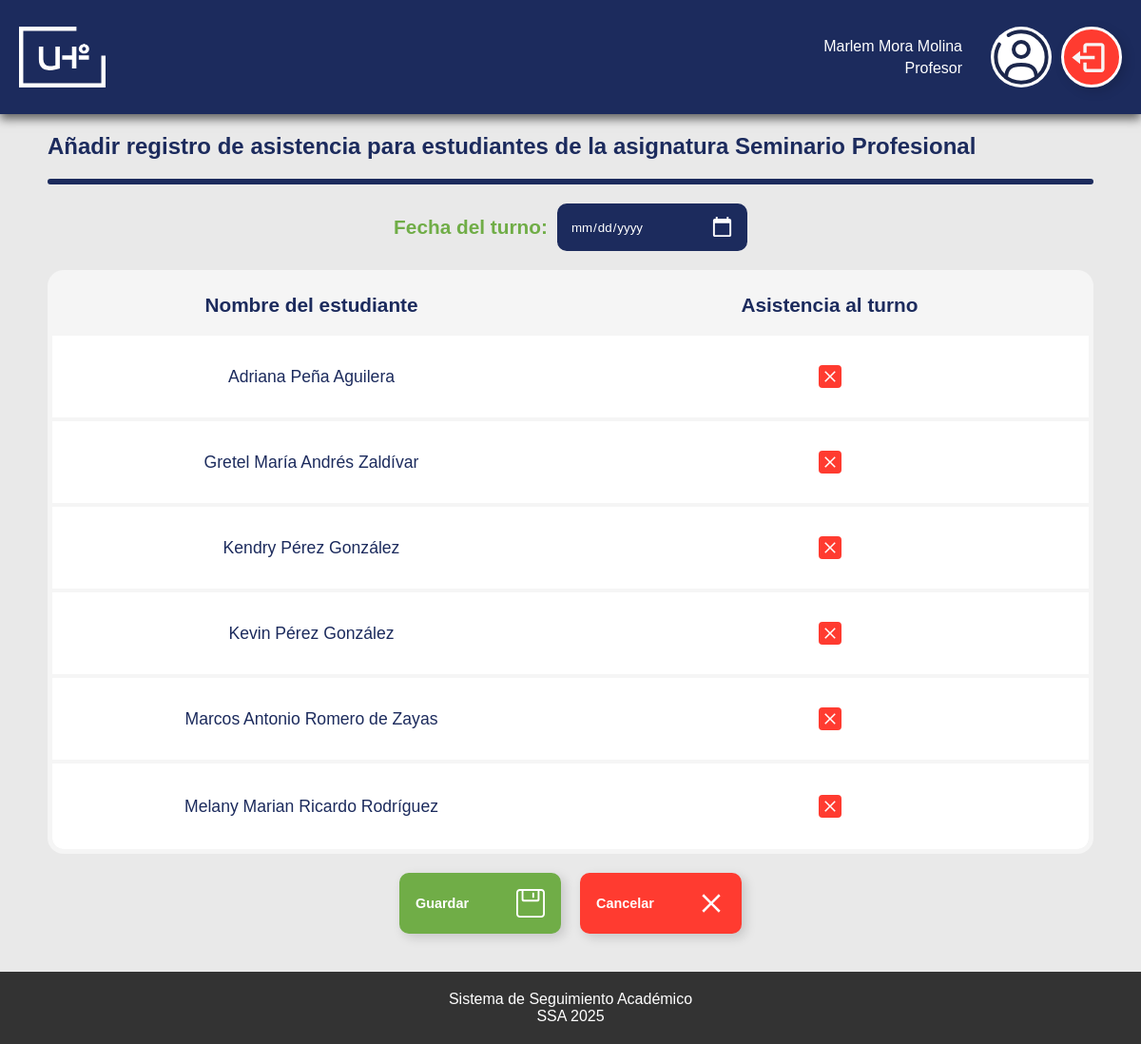
Page /professor/attendance/2 (signed in) on the committed database.
### academico_app/models.py (models this page shows, shortened)
class User(AbstractBaseUser):
    username = models.CharField(max_length=150, unique=True, db_index=True)
    first_name = models.CharField(max_length=150)
    last_name = models.CharField(max_length=150)
    is_active = models.BooleanField(default=True)
    is_admin = models.BooleanField(default=False)
    USERNAME_FIELD = 'username'
    REQUIRED_FIELDS = ['first_name', 'last_name']
    objects = UserManager()
    def is_professor(self):
        return hasattr(self, 'professor')
    def get_full_name(self):
        return f"{self.first_name} {self.last_name}".strip()

class Subject(models.Model):
    name = models.CharField(max_length=50)
    career = models.ForeignKey(Career, on_delete=models.CASCADE, related_name='career_subject')
    year = models.IntegerField(
        validators=[
            MinValueValidator(1, message="El año escolar no puede ser menor a 1."),
            MaxValueValidator(4, message="El año escolar no puede ser mayor a 4.")
        ],
    )
    completed = models.BooleanField(default=False)
    professor = models.ForeignKey(Professor, on_delete=models.SET_NULL, null=True, blank=True, related_name='professor_subject')

class Student(models.Model):
    user = models.OneToOneField(User, on_delete=models.CASCADE, related_name='student')
    career = models.ForeignKey('Career', on_delete=models.CASCADE, related_name='students')
    academic_year = models.IntegerField(
        validators=[
            MinValueValidator(1, message="El año escolar no puede ser menor a 1."),
            MaxValueValidator(4, message="El año escolar no puede ser mayor a 4.")
        ],
    )

### academico_app/views.py (the view, shortened to what this page needs)
# urls.py: path('professor/attendance/<int:subject_id>', views.register_attendance, name='register_attendance'),
@login_required
@professor_required
def register_attendance(request: HttpRequest, subject_id: int):
    professor = request.user.professor
    subject = get_object_or_404(Subject, id=subject_id, professor=professor)
    students = Student.objects.filter(
        career=subject.career,
        academic_year=subject.year
    )
    context = {
        'students': students,
        'subject': subject,
    }
    return render(request, 'professor/register_attendance.html', context)

### templates/professor/register_attendance.html (shortened to what this page needs)
{% extends 'base.html' %}
{% load static %}
{% block head_scripts %}
    <link rel="stylesheet" href="{% static 'css/professor/register_attendance.css' %}">
{% endblock %}
{% block content %}
    <div class="page-container">
        <div class="page-header">
            <div class="header-text">
                <h2 class="title">Añadir registro de asistencia para estudiantes de la asignatura {{ subject.name }} </h2>
                <hr class="custom-hr">
            </div>
        </div>
        <form method="post" action="{% url 'register_attendance' subject.id %}" id="form-action">
            <div class="date-picker">
                <label for="session_date" id="session_date_label">Fecha del turno:</label>
                <input type="date" id="session_date" name="session_date">
            </div>
            <div class="table-container">
                <table class="table">
                    <thead>
                        <tr>
                            <th>Nombre del estudiante</th>
                            <th class="no-border">Asistencia al turno</th>
                        </tr>
                    </thead>
                    <tbody>
                        {% for student in students %}
                            <tr>
                                <td>{{ student.user.get_full_name }} </td>
                                <td class="no-border">
                                    <label class="checkbox-container">
                                        <span class="checkmark"></span>
                                    </label>
                                </td>
                            </tr>
                        {% endfor %}
                    </tbody>
                </table>
            </div>
            <div class="button-group">
                <button type="button" class="btn btn-icon" id="submit-button">
                    Guardar
                    <img src="{% static 'images/icons/save.svg' %}" class="icon">
                </button>
                <button type="button" class="btn btn-icon" id="cancel-button">
                    Cancelar
                    <img src="{% static 'images/icons/cancel.svg' %}" class="icon">
                </button>
            </div>
        </form>
    </div>
{% endblock %}

### templates/base.html (shortened to what this page needs)
{% load static %}
<!DOCTYPE html>
<html lang="en">
<head>
    <link rel="stylesheet" href="{% static 'css/global.css' %}?v=2.0">
    <link rel="stylesheet" href="{% static 'css/base.css' %}?v=1.0">
    {% block head_scripts %}
    {% endblock %}
</head>
<body>
    <nav class="shadow nav-bar">
        {% block nav %}
        <a class="logo" href="{% if user.is_professor %}{% url 'professor_dashboard' %}{% elif user.is_student %}{% url 'student_dashboard' %}{% endif %}">
            <img src="{% static 'images/logos/UHO Short White.svg' %}"
                    alt="Logo UHo"/>
        </a>
        {% if user.is_authenticated %}
        <div class="user-info">
            <p class="user-name">{{ user.first_name }} {{ user.last_name }}</p>
            {% if user.is_professor %}
            <span class="user-rol">Profesor</span>
            {% elif user.is_student %}
            <span class="user-rol">Estudiante</span>
            {% endif %}
        </div>
        <div class="user-icon-container fadeOpen">
            <img src="{% static 'images/icons/user-icon.svg' %}" alt="Ícono de usuario" class="user-icon">
        </div>
        <div class="logout-button btn">
            <button onclick="openModal()"></button>
        </div>
        {% endif %}
        {% endblock %}
    </nav>
    <main>
        {% block content %}
        {% endblock %}
    </main>
    <footer>
        {% block footer %}
        <p>Sistema de Seguimiento Académico</p>
        <p>SSA 2025</p>
        {% endblock %}
    </footer>
</body>
</html>

### static/css/global.css (style rules this page uses)
.shadow { box-shadow: 0px 5px 10px 0px #00000099; }
.btn { cursor: pointer; transition: transform 0.3s ease; animation: fadeOpen 0.3s ease-in-out; background-repeat: no-repeat; background-position: right 10px center; background-size: 15%; box-shadow: 4px 4px 12px rgba(0, 0, 0, 0.15); }
.btn-icon { width: 170px; color: white; font-weight: 900; font-size: 0.9em; text-align: left; border-radius: 10px; border-style: solid; padding: 15px; display: flex; align-items: center; justify-content: space-between; border-color: transparent; gap: 5px; }
.title { font-weight: 900; color: var(--university-blue-color); }
.custom-hr { border: 3px solid var(--university-blue-color); margin: 20px auto; border-radius: 10px; }
.icon { height: 30px; }
.fadeOpen { animation: fadeOpen 0.3s ease-in-out; }
.table { width: 100%; color: var(--university-blue-color); border-radius: 17px; table-layout: fixed; text-align: center; animation: fadeOpen 0.3s ease-in-out; border: 5px solid #F5F5F5; border-spacing: 0; }
.table th { background-color: #F5F5F5; font-weight: 900; font-size: 1.3em; padding: 20px 0; }
.table td { box-sizing: border-box; background-color: white; font-weight: 300; font-size: 1.1em; padding: 20px; border-bottom: 4px solid #F5F5F5; height: 90px; }
tbody tr:last-child td { border-bottom: none; }
tbody tr:last-child td:first-child { border-bottom-left-radius: 12px; }
tbody tr:last-child td:last-child { border-bottom-right-radius: 12px; }
.page-header { display: flex; gap: 20px; }
.header-text { width: 100%; }
input[type="date"] { border: 2px solid var(--university-blue-color); padding: 10px 12px; border-radius: 10px; color: white; background-color: var(--university-blue-color); height: 50px; width: 200px; transition: all 0.3s ease; box-sizing: border-box; }
.checkbox-container { display: flex; position: relative; cursor: pointer; justify-content: center; align-items: center; }
.checkmark { position: relative; height: 20px; width: 20px; background-color: #eee; border: 2px solid #ccc; border-radius: 4px; display: block; }
.checkmark:after { content: ""; position: absolute; display: none; left: 6px; top: 2px; width: 5px; height: 10px; border: solid white; border-width: 0 3px 3px 0; transform: rotate(45deg); }
.checkbox-container input:not(:checked) + .checkmark { background-image: url('../images/icons/cancel.svg'); background-color: var(--red-color) !important; background-repeat: no-repeat; background-position: center; background-size: 18px; border-color: var(--red-color); }

### static/css/base.css (style rules this page uses)
:root { --university-blue-color: #1C2B5D; --university-green-color: #70ad47; --red-color: #FF3B30; --dark-blue-color: #14214b; --text-body-color: #1a1a1a; }
* { padding: 0; margin: 0; }
* { font-family: 'Museo Sans', sans-serif; }
html, body { height: 100%; margin: 0; padding: 0; min-height: 100vh; overflow-x: hidden; }
body { display: flex; flex-direction: column; background-color: #e9e9e9; }
.nav-bar { background-color: var(--university-blue-color); color: white; padding: 20px; height: 10vh; margin-bottom: 20px; display: flex; align-items: center; gap: 10px; position: sticky; top: 0; z-index: 99999; }
main { flex: 1; margin: 0 50px; }
footer { font-weight: 100; background: #333; color: white; padding: 20px; text-align: center; max-height: 10vh; margin-top: 20px; }
input { background-color: transparent; }
.logo { height: 80%; margin-right: auto; align-content: center; }
.logo img { height: 100%; }
.user-icon-container { height: 80%; background-color: white; border-radius: 100%; }
.user-icon-container img { height: 100%; }
.user-name { font-weight: 500; margin: 0; }
.user-rol { font-weight: 100; }
.user-info { display: flex; flex-direction: column; gap: 5px; text-align: right; margin-right: 20px; }
.logout-button { height: 80%; border-radius: 100%; aspect-ratio: 1 / 1; display: flex; justify-content: center; align-items: center; }
.logout-button button { width: 100%; height: 100%; border-radius: 100%; background-color: var(--red-color); cursor: pointer; border-style: none; background-image: url('../images/icons/log-out.svg'); background-repeat: no-repeat; background-size: 70%; background-position-x: 30%; background-position-y: 50%; border: 3px solid white; }

### rows in the picture
User: first_name "Marlem", last_name "Mora Molina"
Subject: name "Seminario Profesional"
Student: user.get_full_name "Adriana Peña Aguilera"
Student: user.get_full_name "Gretel María Andrés Zaldívar"
Student: user.get_full_name "Kendry Pérez González"
Student: user.get_full_name "Kevin Pérez González"
Student: user.get_full_name "Marcos Antonio Romero de Zayas"
Student: user.get_full_name "Melany Marian Ricardo Rodríguez"
